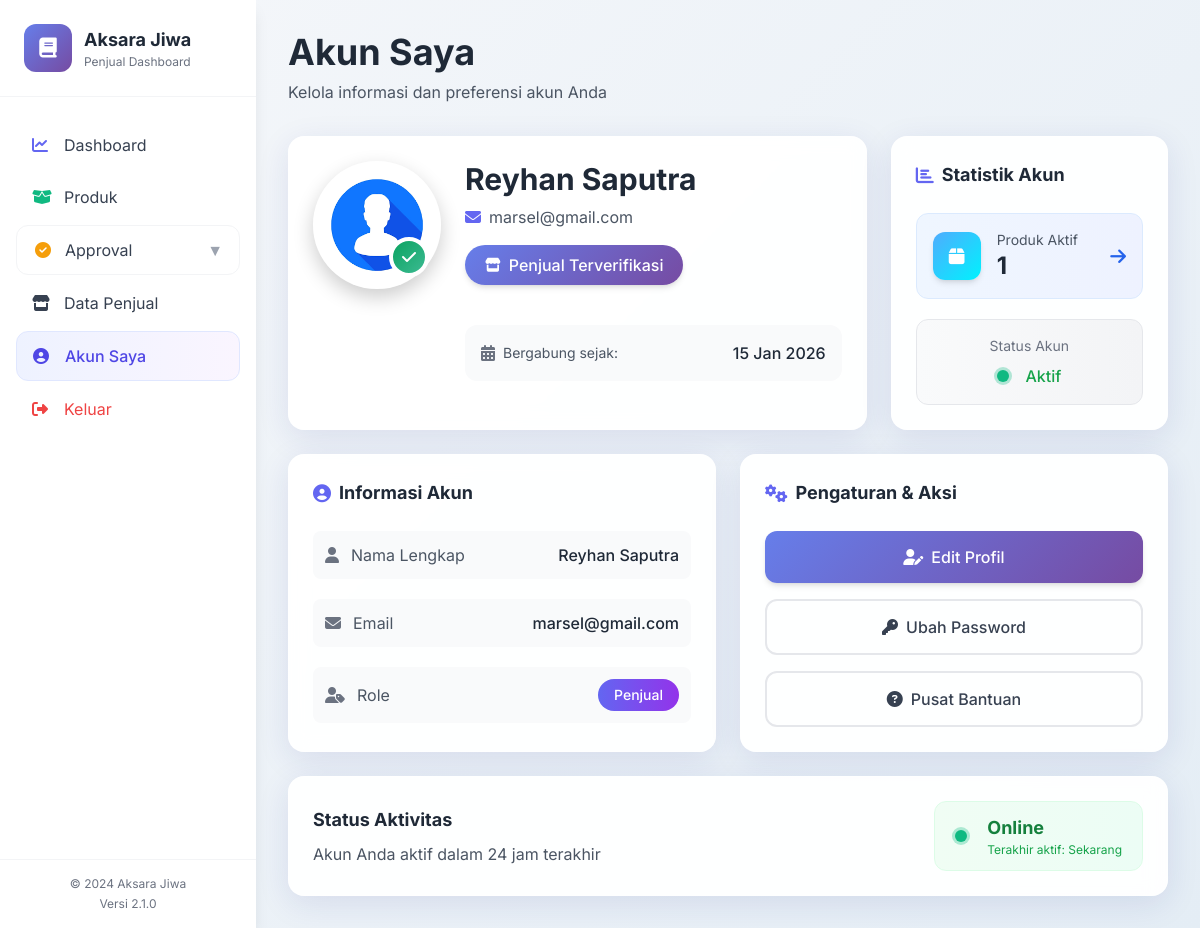
Page /penjual/akun_saya.php (signed in) on the committed database.
### tables this page shows
CREATE TABLE `users` (
  `id_user` int(11) NOT NULL,
  `nik` char(16) NOT NULL,
  `nama` varchar(100) NOT NULL,
  `email` varchar(100) DEFAULT NULL,
  `image` varchar(255) NOT NULL,
  `password` varchar(255) NOT NULL,
  `role` enum('super_admin','penjual','pembeli') NOT NULL,
  `status` enum('online','offline','nonaktif') DEFAULT 'offline',
  `last_activity` datetime DEFAULT NULL,
  `created_at` timestamp NOT NULL DEFAULT current_timestamp(),
  `updated_at` timestamp NOT NULL DEFAULT current_timestamp() ON UPDATE current_timestamp(),
  `alamat` varchar(255) NOT NULL,
  `last_photo_update` datetime DEFAULT NULL,
  `reset_token` varchar(255) DEFAULT NULL,
  `reset_expired` datetime DEFAULT NULL,
  `norek` varchar(50) DEFAULT NULL,
  `nama_bank` varchar(50) DEFAULT NULL,
  `qris` varchar(255) DEFAULT NULL
);

### penjual/akun_saya.php (the view, shortened to what this page needs)
<?php
require '../auth/connection.php';
$id_user = $_SESSION['id_user'];
mysqli_query($conn, "UPDATE users SET last_activity=NOW() WHERE id_user='$id_user'");
$query = mysqli_query($conn, "SELECT * FROM users WHERE id_user='$id_user'");
$user = mysqli_fetch_assoc($query);
$produkAktifQuery = mysqli_query($conn, "
    SELECT COUNT(*) as total_produk
    FROM produk
    WHERE id_penjual = '$id_user'
    AND stok > 0
");
$produkAktif = mysqli_fetch_assoc($produkAktifQuery);
$totalProdukAktif = $produkAktif['total_produk'] ?? 0;
?>
<!DOCTYPE html>
<html lang="id">
<head>
    <script src="https://cdn.tailwindcss.com"></script>
    <link rel="stylesheet" href="https://cdnjs.cloudflare.com/ajax/libs/font-awesome/6.4.0/css/all.min.css">
    <link rel="stylesheet" href="https://cdnjs.cloudflare.com/ajax/libs/animate.css/4.1.1/animate.min.css">
</head>
<body class="min-h-screen">
<div class="flex flex-col lg:flex-row min-h-screen">
<aside id="sidebar" class="w-64 bg-white shadow-xl lg:shadow-lg flex flex-col fixed lg:relative inset-y-0 left-0 transform -translate-x-full lg:translate-x-0 transition-transform duration-300 z-50">
    <div class="p-6 border-b border-gray-100">
        <div class="flex items-center gap-3">
            <div class="w-12 h-12 gradient-primary text-white rounded-xl flex items-center justify-center animate__animated animate__pulse">
                <i class="fas fa-book text-xl"></i>
            </div>
            <div>
                <h2 class="font-bold text-gray-800 text-lg">Aksara Jiwa</h2>
                <p class="text-xs text-gray-500">Penjual Dashboard</p>
            </div>
        </div>
    </div>
    <div class="flex-1 px-4 py-6 space-y-1">
        <a href="dashboard.php" class="flex items-center gap-3 px-4 py-3 rounded-xl hover:bg-indigo-50 text-gray-700 transition-colors duration-200">
            <i class="fas fa-chart-line w-5 text-indigo-500"></i>
            <span>Dashboard</span>
        </a>
        <a href="produk.php" class="flex items-center gap-3 px-4 py-3 rounded-xl hover:bg-indigo-50 text-gray-700 transition-colors duration-200">
            <i class="fas fa-box-open w-5 text-emerald-500"></i>
            <span>Produk</span>
        </a>
        <div class="border border-gray-100 rounded-xl mt-4">
            <button onclick="toggleApprove()" class="w-full flex items-center justify-between px-4 py-3 text-gray-700 hover:bg-indigo-50 rounded-xl transition-colors duration-200">
                <span class="flex items-center gap-3">
                    <i class="fas fa-check-circle w-5 text-amber-500"></i>
                    <span>Approval</span>
                </span>
                <span id="iconApprove" class="text-gray-400">▼</span>
            </button>
        </div>
       <a href="admin.php" class="flex items-center gap-3 px-4 py-3 rounded-xl hover:bg-indigo-50 text-gray-700 transition-colors duration-200">
            <i class="fas fa-store w-5"></i>
            <span>Data Penjual</span>
        </a>
        <a href="akun_saya.php" class="flex items-center gap-3 px-4 py-3 rounded-xl bg-gradient-to-r from-indigo-50 to-purple-50 text-indigo-600 font-medium border border-indigo-100">
            <i class="fas fa-user-circle w-5 text-indigo-600"></i>
            <span>Akun Saya</span>
        </a>
        <a href="../auth/logout.php" class="flex items-center gap-3 px-4 py-3 rounded-xl hover:bg-red-50 text-red-500 mt-8 transition-colors duration-200">
            <i class="fas fa-sign-out-alt w-5"></i>
            <span>Keluar</span>
        </a>
    </div>
    <div class="p-4 border-t border-gray-100">
        <div class="text-center text-xs text-gray-500">
            <p>© 2024 Aksara Jiwa</p>
            <p class="mt-1">Versi 2.1.0</p>
        </div>
    </div>
</aside>
<main class="flex-1 p-4 lg:p-8">
    <div class="mb-8 animate__animated animate__fadeIn">
        <h1 class="text-3xl lg:text-4xl font-bold text-gray-800 mb-2">Akun Saya</h1>
        <p class="text-gray-600">Kelola informasi dan preferensi akun Anda</p>
    </div>
    <div class="grid grid-cols-1 lg:grid-cols-3 gap-6 mb-6">
        <div class="glass-card rounded-2xl p-6 lg:col-span-2 hover-lift">
            <div class="flex flex-col md:flex-row items-center md:items-start gap-6">
                <div class="relative">
                    <img src="<?= htmlspecialchars($user['image'] ?: '../img/default_user.png') ?>"
                         class="w-32 h-32 rounded-full object-cover profile-img animate__animated animate__pulse">
                    <div class="absolute bottom-3 right-3 w-10 h-10 gradient-success rounded-full border-4 border-white flex items-center justify-center animate__animated animate__bounceIn">
                        <i class="fas fa-check text-white"></i>
                    </div>
                </div>
                <div class="flex-1 text-center md:text-left">
                    <h2 class="text-2xl lg:text-3xl font-bold mb-2 text-gray-800"><?= htmlspecialchars($user['nama']) ?></h2>
                    <p class="text-gray-600 mb-4 flex items-center justify-center md:justify-start">
                        <i class="fas fa-envelope mr-2 text-indigo-500"></i>
                        <?= htmlspecialchars($user['email']) ?>
                    </p>
                    <div class="inline-flex items-center gap-2 gradient-primary text-white px-5 py-2 rounded-full shadow-md mb-4">
                        <i class="fas fa-store text-sm"></i>
                        <span class="font-medium">Penjual Terverifikasi</span>
                    </div>
                    <div class="mt-6 bg-gray-50 p-4 rounded-xl">
                        <div class="flex items-center justify-between">
                            <div class="flex items-center gap-2">
                                <i class="fas fa-calendar-alt text-gray-500"></i>
                                <span class="text-sm text-gray-600">Bergabung sejak:</span>
                            </div>
                            <span class="font-medium text-gray-800"><?= date('d M Y', strtotime($user['created_at'] ?? 'now')) ?></span>
                        </div>
                    </div>
                </div>
            </div>
        </div>
        <div class="glass-card rounded-2xl p-6 hover-lift">
            <h3 class="font-bold text-gray-800 mb-6 text-lg flex items-center gap-2">
                <i class="fas fa-chart-bar text-indigo-500"></i>
                Statistik Akun
            </h3>
            <div class="space-y-5">
                <div class="flex items-center justify-between p-4 bg-gradient-to-r from-blue-50 to-indigo-50 rounded-xl border border-blue-100">
                    <div class="flex items-center gap-4">
                        <div class="w-12 h-12 gradient-info rounded-xl flex items-center justify-center shadow-md">
                            <i class="fas fa-box text-white text-lg"></i>
                        </div>
                        <div>
                            <p class="text-sm text-gray-600">Produk Aktif</p>
                            <p class="font-bold text-2xl text-gray-800"><?= $totalProdukAktif ?></p>
                        </div>
                    </div>
                    <a href="produk.php" class="text-blue-600 hover:text-blue-800 transform hover:scale-110 transition-transform duration-200">
                        <i class="fas fa-arrow-right text-lg"></i>
                    </a>
                </div>
                <div class="text-center p-4 bg-gradient-to-r from-gray-50 to-gray-100 rounded-xl border border-gray-200">
                    <p class="text-sm text-gray-500 mb-2">Status Akun</p>
                    <div class="flex items-center justify-center gap-2">
                        <span class="status-dot online animate-pulse"></span>
                        <span class="font-medium text-green-600">Aktif</span>
                    </div>
                </div>
            </div>
        </div>
    </div>
    <div class="grid grid-cols-1 lg:grid-cols-2 gap-6 mb-6">
        <div class="glass-card rounded-2xl p-6 hover-lift">
            <h3 class="font-bold text-gray-800 mb-6 text-lg flex items-center gap-2">
                <i class="fas fa-user-circle text-indigo-500"></i>
                Informasi Akun
            </h3>
            <div class="space-y-5">
                <div class="flex justify-between items-center p-3 bg-gray-50 rounded-lg">
                    <div class="flex items-center gap-3">
                        <i class="fas fa-user text-gray-500"></i>
                        <span class="text-gray-600">Nama Lengkap</span>
                    </div>
                    <span class="font-medium text-gray-800"><?= htmlspecialchars($user['nama']) ?></span>
                </div>
                <div class="flex justify-between items-center p-3 bg-gray-50 rounded-lg">
                    <div class="flex items-center gap-3">
                        <i class="fas fa-envelope text-gray-500"></i>
                        <span class="text-gray-600">Email</span>
                    </div>
                    <span class="font-medium text-gray-800"><?= htmlspecialchars($user['email']) ?></span>
                </div>
                <div class="flex justify-between items-center p-3 bg-gray-50 rounded-lg">
                    <div class="flex items-center gap-3">
                        <i class="fas fa-user-tag text-gray-500"></i>
                        <span class="text-gray-600">Role</span>
                    </div>
                    <span class="bg-gradient-to-r from-indigo-500 to-purple-600 text-white px-4 py-1.5 rounded-full text-sm font-medium">Penjual</span>
                </div>
            </div>
        </div>
        <div class="glass-card rounded-2xl p-6 hover-lift">
            <h3 class="font-bold text-gray-800 mb-6 text-lg flex items-center gap-2">
                <i class="fas fa-cogs text-indigo-500"></i>
                Pengaturan & Aksi
            </h3>
            <div class="space-y-4">
                <a href="../auth/edit_akun.php" class="block gradient-primary text-white text-center py-3.5 rounded-xl font-medium shadow-md hover:shadow-lg transition-all duration-300 transform hover:-translate-y-1">
                    <i class="fas fa-user-edit mr-2"></i>Edit Profil
                </a>
                <a href="#" class="block border-2 border-gray-200 text-gray-700 text-center py-3.5 rounded-xl font-medium hover:bg-gray-50 hover:border-indigo-300 transition-all duration-300">
                    <i class="fas fa-key mr-2"></i>Ubah Password
                </a>
                <a href="help.php" class="block border-2 border-gray-200 text-gray-700 text-center py-3.5 rounded-xl font-medium hover:bg-gray-50 hover:border-emerald-300 transition-all duration-300">
                    <i class="fas fa-question-circle mr-2"></i>Pusat Bantuan
                </a>
            </div>
        </div>
    </div>
    <div class="glass-card rounded-2xl p-6 animate__animated animate__fadeInUp">
        <div class="flex flex-col md:flex-row items-center justify-between">
            <div class="mb-4 md:mb-0">
                <h3 class="font-bold text-gray-800 text-lg mb-2">Status Aktivitas</h3>
                <p class="text-gray-600">Akun Anda aktif dalam 24 jam terakhir</p>
            </div>
            <div class="flex items-center gap-3 bg-gradient-to-r from-green-50 to-emerald-50 px-5 py-3 rounded-xl border border-green-100">
                <div class="relative">
                    <span class="status-dot online animate-pulse"></span>
                </div>
                <div>
                    <span class="font-bold text-green-700 text-lg">Online</span>
                    <p class="text-xs text-green-600">Terakhir aktif: Sekarang</p>
                </div>
            </div>
        </div>
    </div>
</main>
</div>
</body>
</html>

### penjual/akun_saya.php (style rules this page uses)
* { font-family: 'Inter', sans-serif; }
body { background: linear-gradient(135deg, #f5f7fa 0%, #e4edf5 100%); min-height: 100vh; }
.glass-card { background: rgba(255, 255, 255, 0.95); backdrop-filter: blur(10px); border: 1px solid rgba(255, 255, 255, 0.2); box-shadow: 0 8px 32px rgba(31, 38, 135, 0.1); }
.gradient-primary { background: linear-gradient(135deg, #667eea 0%, #764ba2 100%); }
.gradient-success { background: linear-gradient(135deg, #0ba360 0%, #3cba92 100%); }
.gradient-info { background: linear-gradient(135deg, #4facfe 0%, #00f2fe 100%); }
.hover-lift { transition: transform 0.3s ease, box-shadow 0.3s ease; }
.profile-img { border: 4px solid rgba(255, 255, 255, 0.3); box-shadow: 0 8px 20px rgba(0, 0, 0, 0.2); }
.status-dot { width: 12px; height: 12px; border-radius: 50%; display: inline-block; margin-right: 8px; }
.online { background-color: #10b981; box-shadow: 0 0 0 3px rgba(16, 185, 129, 0.3); }

### rows in the picture
users: image (picture), nama "Reyhan Saputra", email "marsel@gmail.com", created_at "15 Jan 2026"

### other values in the picture
$totalProdukAktif "1"
